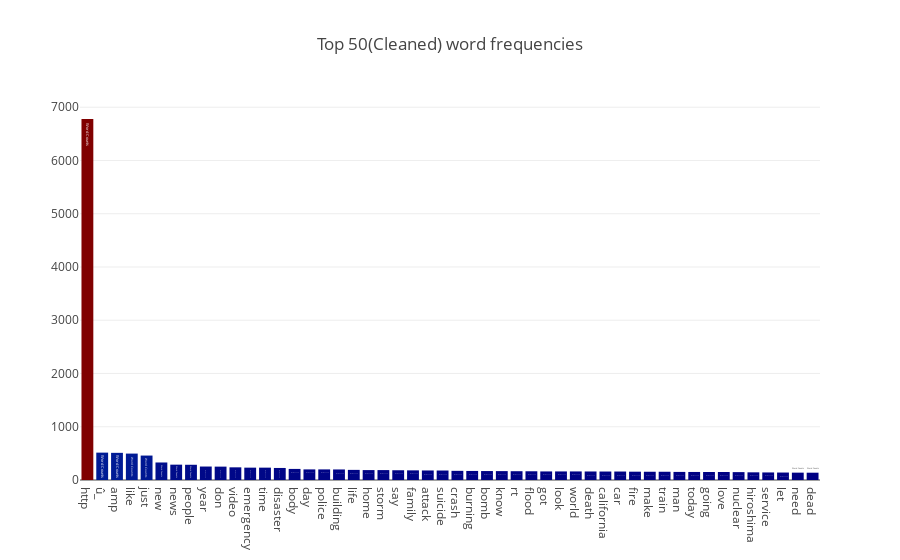

The notebook cell this image was saved under:
### Code cell
feature_names = tf_vectorizer.get_feature_names()
count_vec = np.asarray(tf.sum(axis=0)).ravel()
zipped = list(zip(feature_names, count_vec))
x, y = (list(x) for x in zip(*sorted(zipped, key=lambda x: x[1], reverse=True)))

# Now I want to extract out on the top 15 and bottom 15 words
Y = np.concatenate([y[0:15], y[-16:-1]])
X = np.concatenate([x[0:15], x[-16:-1]])

data = [go.Bar(
    x = x[0:50],
    y = y[0:50],
    marker = dict(colorscale='Jet', color = y[:50]),
    text = 'Word Counts'
)]

layout = go.Layout(
    title = "Top 50(Cleaned) word frequencies"
)

fig = go.Figure(data=data, layout=layout)

py.iplot(fig, filename='basic-bar')

### Figure 1 — Plotly figure (JSON) as saved in the notebook; plotly's stock layout.template omitted (floating-point values rounded to 4 significant figures)
{"data": [{"marker": {"color": [6779, 514, 510, 496, 459, 329, 288, 286, 253, 251, 238, 232, 232, 226, 208, 199, 199, 198, 190, 186, 186, 183, 181, 179, 178, 172, 170, 168, 167, 165, 164, 161, 161, 161, 160, 159, 159, 156, 155, 155, 152, 151, 150, 150, 148, 144, 142, 140, 138, 137], "colorscale": "Jet"}, "text": "Word Counts", "type": "bar", "uid": "7e7c43f8-41e8-460f-9335-ea53867e061e", "x": ["http", "û_", "amp", "like", "just", "new", "news", "people", "year", "don", "video", "emergency", "time", "disaster", "body", "day", "police", "building", "life", "home", "storm", "say", "family", "attack", "suicide", "crash", "burning", "bomb", "know", "rt", "flood", "got", "look", "world", "death", "california", "car", "fire", "make", "train", "man", "today", "going", "love", "nuclear", "hiroshima", "service", "let", "need", "dead"], "y": [6779, 514, 510, 496, 459, 329, 288, 286, 253, 251, 238, 232, 232, 226, 208, 199, 199, 198, 190, 186, 186, 183, 181, 179, 178, 172, 170, 168, 167, 165, 164, 161, 161, 161, 160, 159, 159, 156, 155, 155, 152, 151, 150, 150, 148, 144, 142, 140, 138, 137]}], "layout": {"title": {"text": "Top 50(Cleaned) word frequencies"}}}
